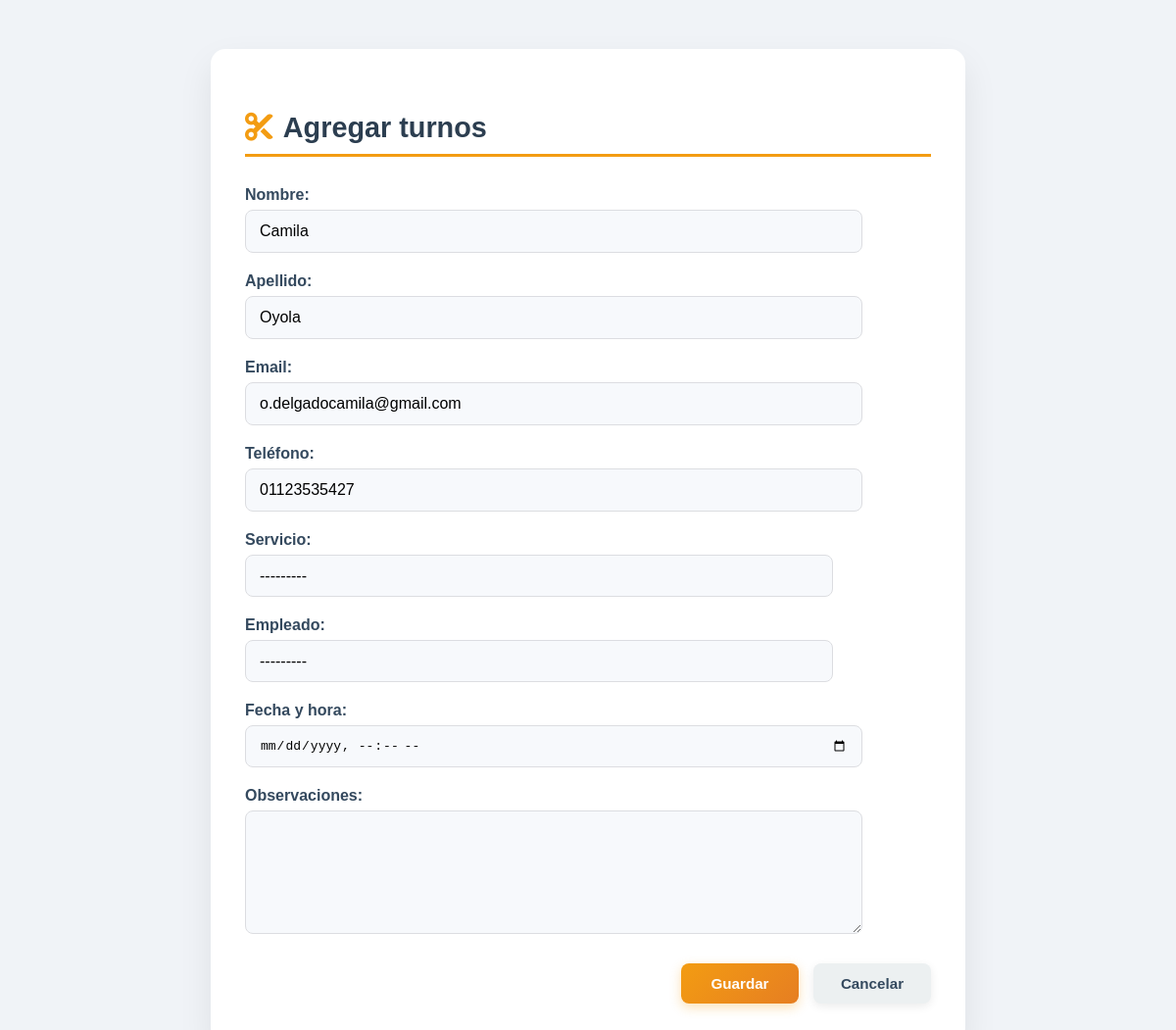
The app's page /turnos/ (signed in) with its own data.
### applications/models.py (models this page shows, shortened)
class User(AbstractUser):
    username = None
    first_name = None
    last_name = None
    email = models.EmailField('Correo electrónico', unique=True)
    nombre = models.CharField('Nombre', max_length=50)
    apellido = models.CharField('Apellido', max_length=50)
    is_cliente = models.BooleanField(default=False)
    is_empleado = models.BooleanField(default=False)
    is_admin = models.BooleanField(default=False)
    objects = CustomUserManager()
    USERNAME_FIELD = 'email'
    REQUIRED_FIELDS = ['nombre', 'apellido']
    def get_full_name(self):
        return f"{self.nombre} {self.apellido}".strip()

class Cliente(models.Model):
    user = models.OneToOneField(
        User,
        on_delete=models.CASCADE,
        related_name='cliente',
        limit_choices_to={'is_cliente': True}, # solo usuarios con is_cliente=True
        )
    dni = models.CharField(max_length=8, verbose_name='DNI', null=True, blank=True)
    fecha_nacimiento = models.DateField('Fecha de nacimiento', default='2000-01-01')
    telefono = models.CharField(max_length=15, null=True, blank=True)
    domicilio = models.CharField('Domicilio', max_length=100, null=True, blank=True)

### applications/views.py (the view, shortened to what this page needs)
# urls.py: path('turnos/', agregar_turno, name='agregar_turno'),
def agregar_turno(request):
    usuario = request.user
    servicios = Servicios.objects.all()
    empleados = Empleado.objects.all()
    servicio_seleccionado = None
    empleado_seleccionado = None
    nombre = usuario.nombre if usuario.is_authenticated else ''
    apellido = usuario.apellido if usuario.is_authenticated else ''
    email = usuario.email if usuario.is_authenticated else ''
    telefono = ''
    observaciones = ''
    if usuario.is_authenticated:
        if hasattr(usuario, 'cliente') and usuario.cliente.telefono:
            telefono = usuario.cliente.telefono
        elif hasattr(usuario, 'empleado') and usuario.empleado.telefono:
            telefono = usuario.empleado.telefono
    return render(request, 'turnos/turnos.html', {
        'nombre': nombre,
        'apellido': apellido,
        'email': email,
        'telefono': telefono,
        'observaciones': observaciones,
        'servicios': servicios,
        'empleados': empleados,
        'servicio_seleccionado': servicio_seleccionado,
        'empleado_seleccionado': empleado_seleccionado,
        'usuario_logeado': usuario.is_authenticated,
    })

### templates/turnos/turnos.html (shortened to what this page needs)
{% load static %}
<!DOCTYPE html>
<html lang="es">
<head>
    <link rel="stylesheet" href="{% static 'css/turnos.css' %}">
    <link rel="stylesheet" href="https://cdnjs.cloudflare.com/ajax/libs/font-awesome/6.0.0-beta3/css/all.min.css">
</head>
<body>
    <div class="form-container">
        <h2><i class="fa-duotone fa-solid fa-scissors fa-bounce"></i> Agregar turnos</h2>
        <form method="POST">
            <div class="form-group">
                <label>Nombre:</label>
                <input type="text" name="nombre" value="{{ nombre }}" {% if usuario_logeado %}required{% endif %}>
            </div>
            <div class="form-group">
                <label>Apellido:</label>
                <input type="text" name="apellido" value="{{ apellido }}" {% if usuario_logeado %}required{% endif %}>
            </div>
            <div class="form-group">
                <label>Email:</label>
                <input type="email" name="email" value="{{ email }}" {% if usuario_logeado %}required{% endif %}>
            </div>
            <div class="form-group">
                <label>Teléfono:</label>
                <input type="text" name="telefono" value="{{ telefono }}">
            </div>
            <div class="form-group">
                <label>Servicio:</label>
                <select name="servicio" onchange="this.form.submit()" {% if usuario_logeado %}required{% endif %}>
                    <option value="">---------</option>
                </select>
            </div>
            <div class="form-group">
                <label>Empleado:</label>
                <select name="empleado" {% if usuario_logeado %}required{% endif %}>
                    <option value="">---------</option>
                </select>
            </div>
            <div class="form-group">
                <label>Fecha y hora:</label>
                <input type="datetime-local" name="fecha_hora" {% if usuario_logeado %}required{% endif %}>
            </div>
            <div class="form-group">
                <label>Observaciones:</label>
                <textarea name="observaciones">{{ observaciones|default:'' }}</textarea>
            </div>
            <div class="button-group">
                <button type="submit" name="guardar" class="btn btn-primary">Guardar</button>
                <button type="button" class="btn btn-secondary" onclick='window.location.href="{% url "home" %}"'>Cancelar</button>
            </div>
        </form>
    </div>
</body>
</html>

### public/css/turnos.css (style rules this page uses)
body { background: #f0f3f7; font-family: 'Montserrat', sans-serif; margin: 0; padding: 50px 20px; display: flex; justify-content: center; align-items: flex-start; color: #34495e; }
.form-container { background: #ffffff; padding: 40px 35px; border-radius: 15px; width: 100%; max-width: 700px; box-shadow: 0 15px 35px rgba(0, 0, 0, 0.08); transition: transform 0.3s ease, box-shadow 0.3s ease; }
h2 { display: flex; align-items: center; gap: 10px; font-weight: 700; font-size: 1.8em; margin-bottom: 30px; border-bottom: 3px solid #f39c12; padding-bottom: 10px; color: #2c3e50; }
h2 i { color: #f39c12; }
.form-group { margin-bottom: 20px; display: flex; flex-direction: column; align-items: flex-start; }
.form-group label { font-weight: 600; margin-bottom: 6px; }
input[type="text"], input[type="email"], input[type="datetime-local"], select, textarea { width: 100%; max-width: 600px; padding: 12px 14px; border-radius: 8px; border: 1px solid #dcdde1; background-color: #f7f9fc; font-size: 1em; outline: none; transition: all 0.3s ease; }
select { cursor: pointer; appearance: none; }
textarea { min-height: 100px; resize: vertical; }
.button-group { display: flex; gap: 15px; margin-top: 30px; justify-content: flex-end; }
.btn { padding: 12px 25px; border-radius: 8px; font-weight: 600; font-size: 0.95em; cursor: pointer; border: none; transition: all 0.3s ease; min-width: 120px; }
.btn-primary { background: linear-gradient(135deg, #f39c12, #e67e22); color: #ffffff; box-shadow: 0 4px 12px rgba(243, 156, 18, 0.3); }
.btn-secondary { background: #ecf0f1; color: #34495e; box-shadow: 0 3px 10px rgba(0, 0, 0, 0.08); }

### records on screen
User: nombre "Camila", apellido "Oyola", email "o.delgadocamila@gmail.com"
Cliente: telefono "01123535427"
